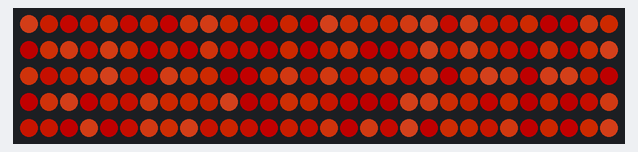
The sketch below on a simulated Arduino Uno, built with avr-gcc and run on an emulated ATmega328P. Parts: 150 RGB LEDs in strip order, left to right, continuing on the next row. Dim RGB values are drawn brighter than linear; random numbers use the default seed unless the sketch sets one.

Above: at 0.1 s.

The sketch:

Flames_for_CSI_lobby.ino
```cpp
#include <Adafruit_NeoPixel.h>
#ifdef __AVR__
  #include <avr/power.h>
#endif

#define PIN 5

//  The overall fire brightness
//  (this can affect both color levels and power consumption)
int brightness = 128;

// Parameter 1 = number of pixels in strip
// Parameter 2 = Arduino pin number (most are valid)
// Parameter 3 = pixel type flags, add together as needed:
//   NEO_KHZ800  800 KHz bitstream (most NeoPixel products w/WS2812 LEDs)
//   NEO_KHZ400  400 KHz (classic 'v1' (not v2) FLORA pixels, WS2811 drivers)
//   NEO_GRB     Pixels are wired for GRB bitstream (most NeoPixel products)
//   NEO_RGB     Pixels are wired for RGB bitstream (v1 FLORA pixels, not v2)
Adafruit_NeoPixel strip = Adafruit_NeoPixel(150, PIN, NEO_GRB + NEO_KHZ800);

// IMPORTANT: To reduce NeoPixel burnout risk, add 1000 uF capacitor across
// pixel power leads, add 300 - 500 Ohm resistor on first pixel's data input
// and minimize distance between Arduino and first pixel.  Avoid connecting
// on a live circuit...if you must, connect GND first.
// For the ultimate NeoPixel guide, check out:
// https://learn.adafruit.com/adafruit-neopixel-uberguide/overview

void setup() {
  strip.begin();
  strip.setBrightness(brightness);
  strip.show(); // Initialize all pixels to 'off'
}

void loop() {

  //  Uncomment one of these RGB (Red, Green, Blue) values to
  //  set the base color of the flame.  The color will flickr
  //  based on the initial base color

  //  Regular (orange) flame:
    int r = 255, g = 80, b = 35;

  //  Purple flame:
  //  int r = 158, g = 8, b = 148;

  //  Green flame:
  //int r = 74, g = 150, b = 12;

  //  Flicker, based on our initial RGB values
  for(int i=0; i<strip.numPixels(); i++) {
    int flicker = random(0,100);
    int r1 = r-flicker;
    int g1 = g-flicker;
    int b1 = b-flicker;
    if(g1<0) g1=0;
    if(r1<0) r1=0;
    if(b1<0) b1=0;
    strip.setPixelColor(i,r1,g1, b1);
  }
  strip.show();

  //  Adjust the delay here, if you'd like.  Right now, it randomizes the
  //  color switch delay to give a sense of realism
  delay(random(50,213));
}
```
